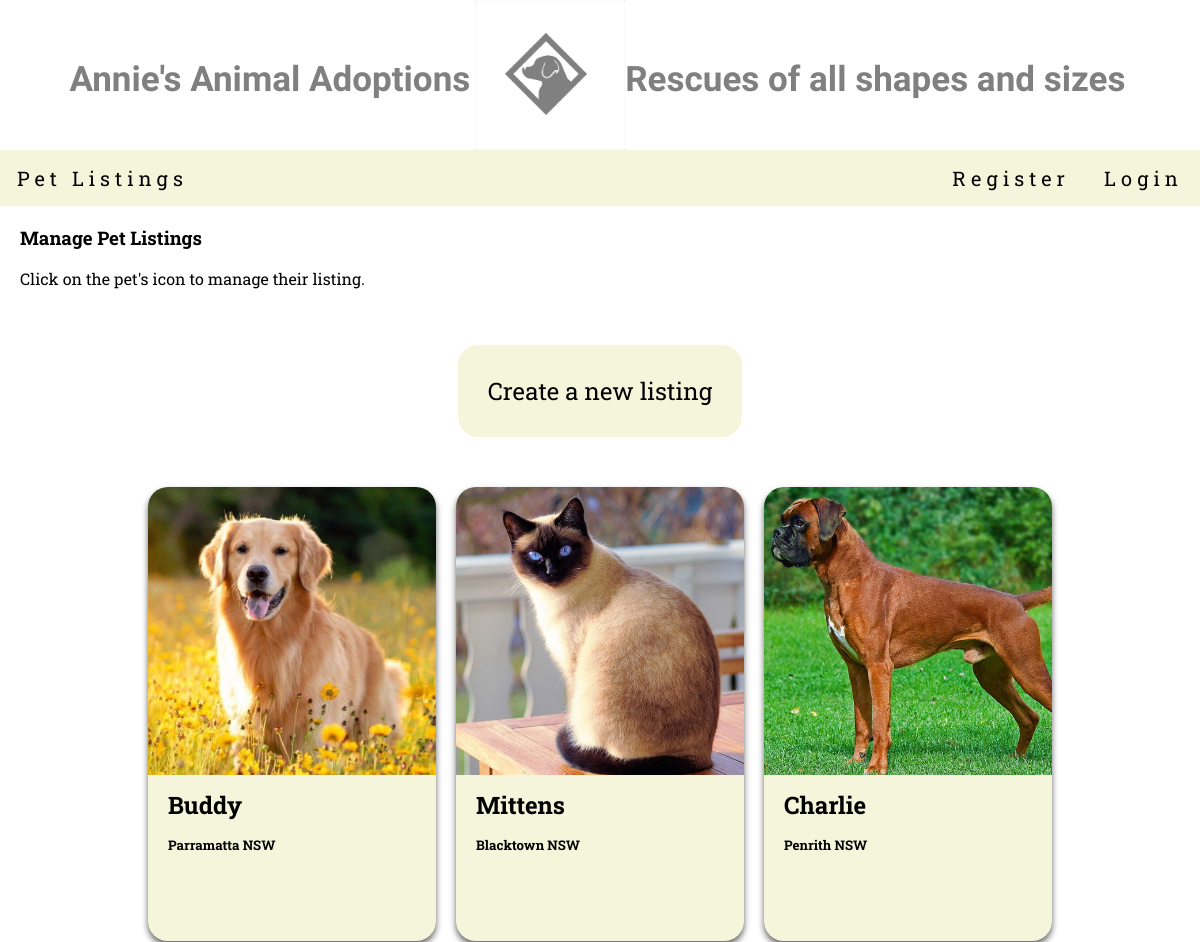
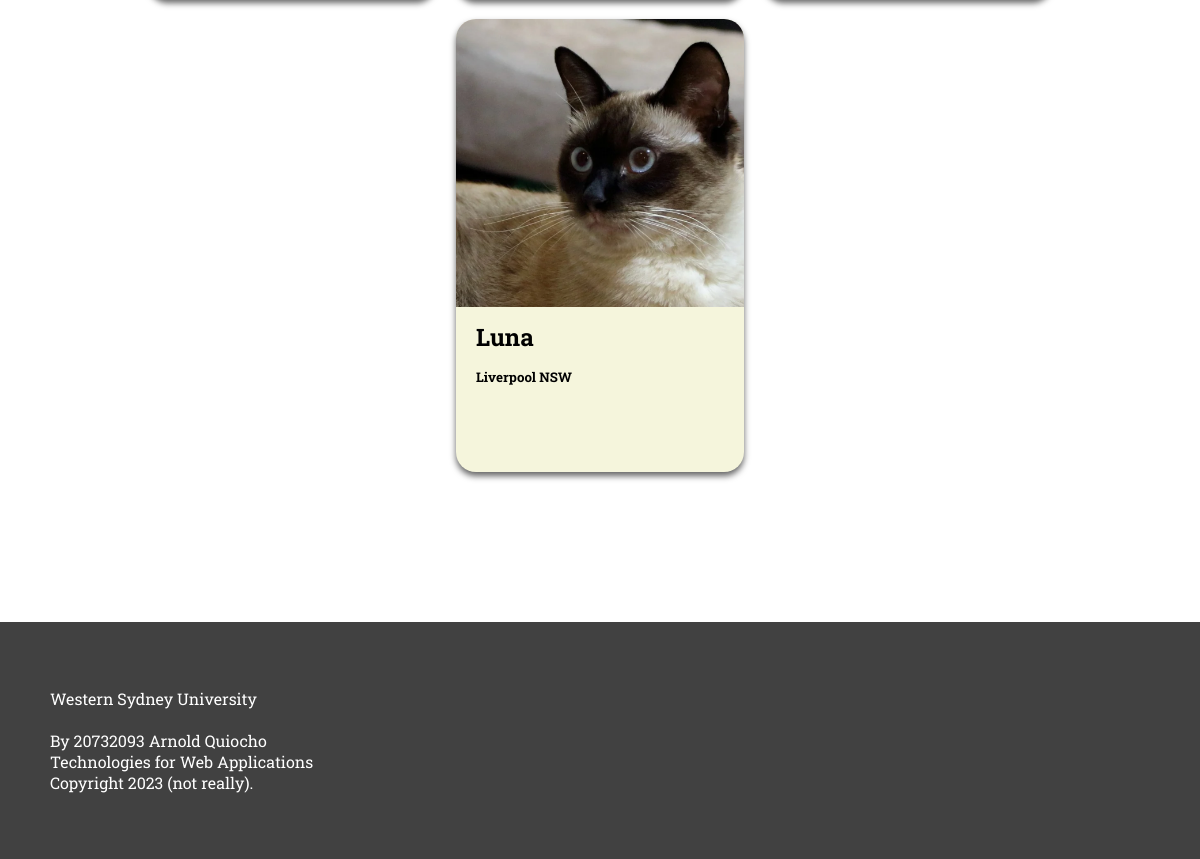
Screenshot of /managePetListings.php with the database file from the repository (2 pictures, top to bottom).
### tables this page shows
CREATE TABLE pets (
    pet_id INT AUTO_INCREMENT PRIMARY KEY,
    name VARCHAR(50) NOT NULL,
    species VARCHAR(30) NOT NULL,
    breed VARCHAR(50),
    age INT,
    gender VARCHAR(10),
    image VARCHAR(100),
    description TEXT,
    status VARCHAR(20) DEFAULT 'available',
    suburb VARCHAR(50),
    state VARCHAR(10),
    fee DECIMAL(10,2),
    date_added DATETIME DEFAULT CURRENT_TIMESTAMP
);

### managePetListings.php (the view, shortened to what this page needs)
<?php
if (isset($_SESSION['login'])) {
    $login = $_SESSION['login'];
} else {
    $login = false;
}
?>
<!DOCTYPE html>
<html lang="en">
    <head>
        <link href="css/master.css" type="text/css" rel="stylesheet">
    </head>
    <body>
    <header>
            <a href="index.php">
                <section class="titleBar">
                    <h1>Annie's Animal Adoptions</h1>
                    <img src="images/LOGO.png" id="logo" alt="logo"></img>
                    <h2>Rescues of all shapes and sizes</h2>
                </section>
            </a>
            <section class="topNav" >
				<section id="leftNav">
					<a href="petListings.php" class="navmenu">Pet Listings</a>
				</section>
				<section id="RightNav">
                    <?php
                    if($login == true)
                    { ?>
                        <a href="logout.php" class="navmenu">Logout</a>
                    <?php
                    }
                    else if ($login == false)
                    { ?>
                    <a href="registrationPage.php" class="navmenu">Register</a>
					<a href="login.php" class="navmenu">Login</a>
                    <?php
                    } ?>
				</section>
			</section>
        </header>
        <main>
            <h3 class="smallTitle">Manage Pet Listings</h3>
            <p class="smallTitle">Click on the pet's icon to manage their listing.</p>
            <section class="selection">
                <a href="newListing.php">Create a new listing</a>
            </section>
            <section class="display">
                <section class="rescues">
                    <?php
                    require_once("dbconn.php");
                    $sql = "SELECT * FROM pets";
                    $results = $dbConn->query($sql)
                        or die ('Problem with query: ' . $dbConn->error);
                    while($petRow = $results->fetch_assoc())
                    {
                        ?>
                    <a href="manageListing.php?pet_id=<?php echo $petRow['pet_id']; ?>"><section class="rescueBox">
                        <img src="<?php
                        if(realpath("images/" . $petRow["image"]))
                            echo "images/" . $petRow["image"];
                        else
                            echo "images/no_image_available.png";
                        ?>">
                        <h4><?php echo $petRow["name"];?></h4>
                        <h5><?php echo $petRow["suburb"]?> <?php echo $petRow["state"];?></h5>
                    </section></a>
                        <?php }
                    ?>
                </section>
            </section>
        </main>
        <footer>
            <p>Western Sydney University<br><br>By 20732093 Arnold Quiocho<br>Technologies for Web Applications<br>Copyright 2023 (not really).</p>
        </footer>
    </body>
</html>

### css/master.css (style rules this page uses)
html { background-color:white; padding: 0; }
body { margin: 0; font-family: 'Roboto Slab', serif; }
.titleBar { color: black; display:flex; justify-content: center; }
header > a { text-decoration: none; }
.titleBar > h1, .titleBar > h2 { font-size: 35px; padding-top: 30px; padding-right: 5px; font-family: 'Mogra', cursive; }
#logo { height: 150px; padding-top: 0; }
.topNav { padding:5px; background-color: beige; display: flex; justify-content: space-between; align-items: center; font-size:20px; letter-spacing: 5px; position: sticky; z-index: 9999; }
.navmenu { padding: 1vw; padding-bottom: 10px; padding-top: 10px; text-decoration: none; color: #000000; }
#leftNav { display: flex; align-items: center; }
h1, h2 { text-align: center; font-family: 'Mogra', cursive; }
.selection { display: flex; justify-content: center; gap: 50px; }
.selection > a { padding: 30px; background-color: beige; color: black; border-radius: 20px; text-decoration: none; font-size: 1.5em; margin:40px; transition: transform .2s; }
.display { padding-left: 8em; padding-right: 8em; padding-bottom: 40px; }
.rescues { display: flex; justify-content: center; flex-wrap: wrap; margin-bottom: 100px; }
.rescues > a { text-decoration: none; }
.rescueBox { background-color: beige; border-radius: 20px; box-shadow: 0px 4px 6px #656565; color: black; margin: 10px; padding-bottom:4em; transition: transform .2s; width: 18em; }
.rescueBox > h4, .rescueBox > h5, .rescueBox > p { margin-left: 20px; margin-top: 10px; margin-right: 20px; }
.rescueBox > h4 { font-size: 1.5em; margin-bottom: 0; }
.rescueBox > h5 { margin-top: 15px; }
.rescueBox > img { width: 18em; border-top-left-radius: 20px; border-top-right-radius: 20px; }
footer { background-color: rgb(65, 65, 65); padding: 50px; color: white; }
.smallTitle { margin-left:20px; }

### rows the page displays
pets: image (picture), name "Buddy", suburb "Parramatta", state "NSW"
pets: image (picture), name "Mittens", suburb "Blacktown", state "NSW"
pets: image (picture), name "Charlie", suburb "Penrith", state "NSW"
pets: image (picture), name "Luna", suburb "Liverpool", state "NSW"
